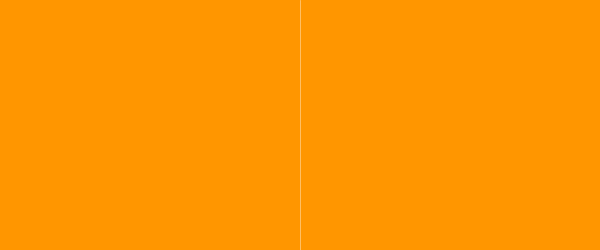
Frame 1 (no input)
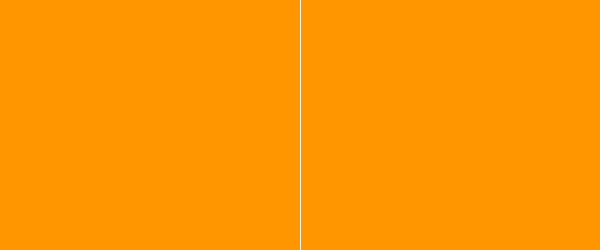
Frame 60 (the mouse pressed at the canvas centre just before this capture)
Frame 120 (the mouse held since frame 60 and released just before this capture): identical to frame 60, image omitted

The Processing sketch that drew these frames (run headless with seeded random() and noise(); from frame 60 on, the mouse is pressed at the canvas centre):

// Processing sketch: LineLand
// ── LineLand.pde

int numPx = 20;
int blinkTime = 150;

int[] level = new int[numPx];
int index = 0;
boolean drawIt = false;

void setup() {
  size(600, 250);

  for (int i=0; i<numPx; i++) {
    if (random(1) > 0.5) {
      level[i] = 1;
    } else {
      level[i] = 0;
    }
    print(level[i] + "  ");
  }
  println();

  frameRate(30);
  background(255,150,0);
}

void draw() {
  noStroke();
  fill(255, 150, 0, 10);
  rect(0,0, width,height);
  stroke(255, 100);
  line(width/2, 0, width/2, height);

  if (drawIt) {    
    background(255);
    noStroke();
    if (level[index] == 0) {
      background(0);
    } else {
      fill(int(map(index, 0, numPx, 255, 0)));
      rect(0, 0, width/2, height);
      fill(int(map(index, 0, numPx, 0, 255)));
      rect(width/2, 0, width/2, height);
    }

    stroke(255, 100);
    line(width/2, 0, width/2, height);

    index++;
    if (index >= numPx) {
      drawIt = false;
    }
    delay(blinkTime);
  }
}

void keyPressed() {
  index = 0;
  drawIt = true;
}
